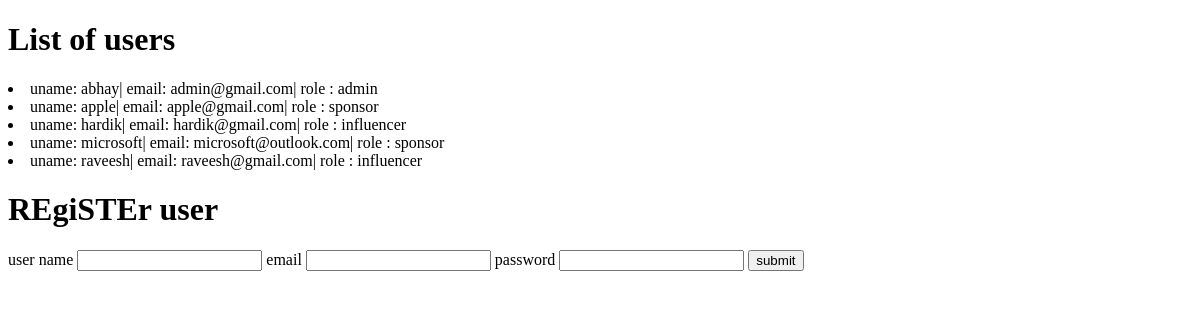
/users, run on an earlier commit of the app's database.
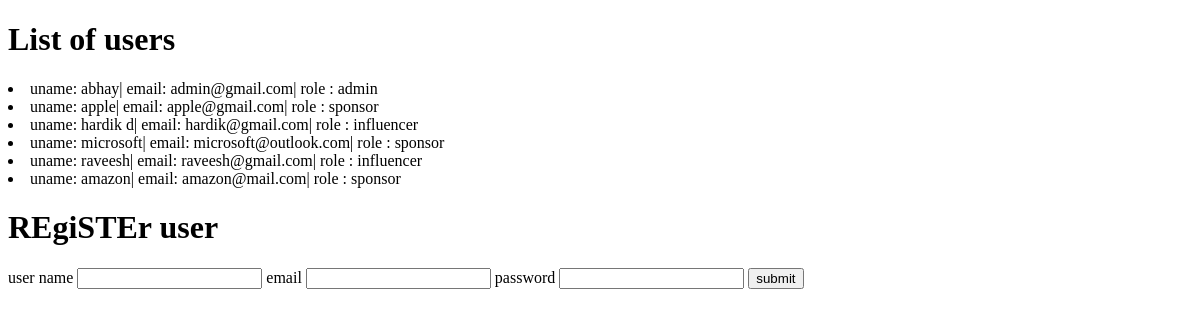
And on a later commit of the database.
### models.py (models this page shows)
class User(db.Model):
    __tablename__ = 'users'
    id = db.Column(db.Integer, autoincrement=True,primary_key=True)
    username = db.Column(db.String(100), unique=True, nullable=False)
    email = db.Column(db.String(100), unique=True, nullable=False)
    password = db.Column(db.String(200), nullable=False)
    role = db.Column(db.String(50), nullable=False)  # 'admin', 'sponsor', 'influencer'
    company_name = db.Column(db.String(100), nullable=True)
    industry = db.Column(db.String(100), nullable=True)
    budget = db.Column(db.Float, nullable=True)
    category = db.Column(db.String(100), nullable=True)
    niche = db.Column(db.String(100), nullable=True)
    reach = db.Column(db.Integer, nullable=True)

### main.py (the view, shortened to what this page needs)
@app.route("/users" ,  methods=['GET','POST'])
def list_user():
    if request.method == "GET":
        users =User.query.all()
        return render_template("user_list.html", users=users)

### templates/user_list.html (shortened to what this page needs)
<!DOCTYPE html>
<html lang="en">
  <head>
  </head>
  <body>
    <h1>List of users</h1>
    {% for user in users: %}
    <li>
      uname: {{user.username}}| email: {{user.email}}| role : {{user.role}}
    </li>
    {% endfor %}
    <div class="conatainer-fluid">
      <div class="roow">
        <h1>REgiSTEr user</h1>
      </div>
      <div class="row">
        <form action="/users" method="POST">
          <label for="user_name" name="username" id="user_name"
            >user name</label
          >
          <input type="text" name="username" id="user_name" />
          <label for="email">email</label>
          <input type="email" name="email" id="email" />
          <label for="password" name="password" id="password">password</label>
          <input type="password" name="password" id="password" />
          <input type="submit" value="submit" />
        </form>
      </div>
    </div>
  </body>
</html>

What changed in the data, as far as the page shows it:
changed User "hardik@gmail.com": username "hardik" → "hardik d"
added User: username "amazon", email "amazon@mail.com", role "sponsor"
